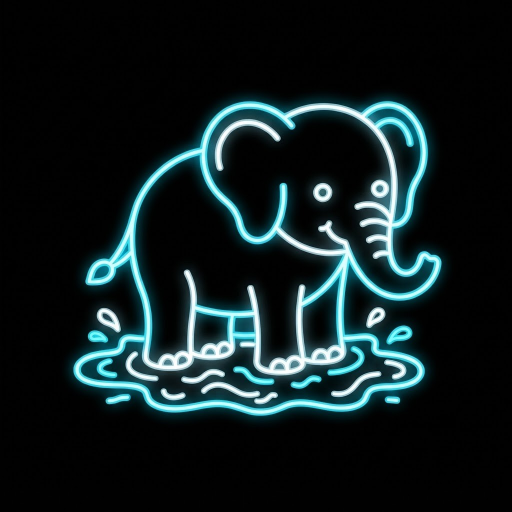
#> input picture sdk/examples/media/gen/elephant_line.jpg, 1024 x 1024 px (shown at 1/2 size)
$ python -i plate.py   (imports and definitions only)
#> lines starting #> are read from the running program, lines starting #| are printed output that depends on the picture; after the words box and inside, x2 and y2 are one past the last pixel; in counts of white or black regions, pixels touching at a corner belong together
### sdk/mograph/motion/toonface/geom.py
"""
toonface.geom — the 3D head frame every feature is attached to.

Canonical face space (u, v) is measured in head radii on the FRONT of a unit sphere: u → screen-right at front view,
v ↓.  A feature is NEVER stored as pixels: it is a set of canonical points lifted onto the sphere (z = sqrt(1-u²-v²)),
rotated by yaw / pitch / roll and orthographically projected.

  wrap(uv)          per-point surface projection — brows, mouth, nose, cheek FX wrap around the skull
  local(anchor, ab) rigid "decal" through the Jacobian at an anchor, with the animator's foreshortening cheat
                    (min singular value ≥ cheat·max) — eyes keep a drawable shape even at 70° of yaw

yaw > 0 → the face turns toward screen-right.  pitch > 0 → looks down.  visibility(anchor) fades features that rotate
behind the head.
"""
from __future__ import annotations

import math
from dataclasses import dataclass, field

import numpy as np


# [8 lines left out: function rot_matrix, not called in this run]


@dataclass
class HeadFrame:
    cx: float
    cy: float
    R: float
    yaw: float = 0.0
    pitch: float = 0.0
    roll: float = 0.0
    sx: float = 1.0
    sy: float = 1.0
    depth: float = 1.0
    cheat: float = 0.46
    _rot: np.ndarray = field(default=None, repr=False)

    def __post_init__(self) -> None:
        self._rot = rot_matrix(self.yaw, self.pitch, self.roll)

    # [20 lines left out: functions replace, lift, not called in this run]

    def rotate(self, pts3: np.ndarray) -> np.ndarray:
        return pts3 @ self._rot.T

    def to_screen(self, q: np.ndarray) -> np.ndarray:
        return np.c_[self.cx + self.R * q[:, 0], self.cy + self.R * q[:, 1]]

    def wrap(self, uv, bulge: float = 0.0):
        q = self.rotate(self.lift(uv, bulge))
        return self.to_screen(q), q[:, 2]

    def normal_z(self, uv) -> float:
        _, z = self.wrap(np.asarray(uv, float).reshape(1, 2))
        return float(z[0])

    def visibility(self, uv, lo: float = -0.05, hi: float = 0.22) -> float:
        return float(np.clip((self.normal_z(uv) - lo) / (hi - lo), 0.0, 1.0))

    # [17 lines left out: functions jacobian, decal, not called in this run]

    def local(self, anchor_uv, ab, cheat: float | None = None) -> np.ndarray:
        o, M = self.decal(anchor_uv, cheat)
        return o[None, :] + np.asarray(ab, float).reshape(-1, 2) @ M.T


def fit_circle(pts: np.ndarray) -> tuple[float, float, float]:
    x, y = pts[:, 0].astype(float), pts[:, 1].astype(float)
    A = np.c_[2 * x, 2 * y, np.ones_like(x)]
    (a, c, d), *_ = np.linalg.lstsq(A, x * x + y * y, rcond=None)
    return float(a), float(c), float(math.sqrt(max(d + a * a + c * c, 1e-6)))

### sdk/mograph/motion/toonface/plate.py
"""
toonface.plate — turn ANY flat-colour toon character image into a face rig.  No per-character templates.

    rig = analyze(img_bgr, style=None, search_box=None)   →  PlateRig(clean, fill, head, style, eyes, info)

Pipeline (eye-seeded, character-agnostic)
  1. eyes        white blobs (low saturation, very bright) that are compact AND ringed by ink → best horizontal pair
                 (one eye is accepted too: profile views)
  2. skin        colour sampled on the cheek just below the eye pair; face skin = the connected region of that colour
                 (hair of a similar cream colour is rejected by the tight colour distance + connectivity)
  3. face fill   skin closed + holes filled + eye blobs inside the skin hull (in 3/4 the far eye touches the contour)
  4. clean plate every interior feature (eyes, brows, nose, mouth) repainted with skin; ink that is connected to the
                 eye outlines but escapes the face (lash wings, eye outline merged with the contour) is inpainted and
                 the face contour is re-inked from the skin hull — hair curls over the forehead survive untouched
  5. head sphere Kåsa circle fit of the cheek / chin contour → cx, cy, R
  6. yaw         least-squares fit of the projected canonical eye pair to the detected eye centres (grid search),
                 roll from the eye line (damped)
  7. style       palette + proportions in head radii, lash detection (front-ish views only, or when no style given)
"""
from __future__ import annotations

import math
from dataclasses import dataclass, field

import cv2
import numpy as np
from scipy import ndimage as ndi

from .geom import HeadFrame, fit_circle
from .style import ToonStyle, bgr2rgb01


@dataclass
class PlateRig:
    clean: np.ndarray
    fill: np.ndarray                  # uint8 0/1 face area (skin + feature holes)
    head: HeadFrame
    style: ToonStyle
    eyes: list = field(default_factory=list)       # [(x, y, w, h, cx, cy)]
    info: dict = field(default_factory=dict)
    occluder: np.ndarray = None       # bool, plate pixels (hair curls) that stay IN FRONT of the drawn face


def _white(img: np.ndarray) -> np.ndarray:
    hsv = cv2.cvtColor(img, cv2.COLOR_BGR2HSV)
    return ((hsv[:, :, 1] < 28) & (hsv[:, :, 2] > 232)).astype(np.uint8)


def find_eyes(img: np.ndarray, region: np.ndarray) -> list:
    sm = cv2.medianBlur(img, 3)
    gray = cv2.cvtColor(sm, cv2.COLOR_BGR2GRAY)
    wm = _white(sm) & region
    n, lbl, st, ce = cv2.connectedComponentsWithStats(wm, connectivity=4)
    area_r = float(region.sum())
    cands = []
    for i in range(1, n):
        x, y, w, h, a = st[i]
        if a < 40 or a > 0.06 * area_r:
            continue
        if a / float(w * h) < 0.42 or not (0.35 < h / float(w) < 3.2):
            continue
        blob = (lbl[max(0, y - 6):y + h + 6, max(0, x - 6):x + w + 6] == i).astype(np.uint8)
        ring = cv2.dilate(blob, np.ones((7, 7), np.uint8)) - blob
        g = gray[max(0, y - 6):y + h + 6, max(0, x - 6):x + w + 6]
        if ring.sum() == 0 or (g[ring > 0] < 130).mean() < 0.15:
            continue
        cands.append((int(x), int(y), int(w), int(h), float(ce[i][0]), float(ce[i][1]), int(a)))
    best, best_s = None, -1.0
    for i in range(len(cands)):
        for j in range(i + 1, len(cands)):
            a, b = cands[i], cands[j]
            mh, mw = max(a[3], b[3]), 0.5 * (a[2] + b[2])
            dy, dx = abs(a[5] - b[5]), abs(a[4] - b[4])
            if dy > 0.6 * mh or not (0.8 * mw < dx < 4.5 * mw):
                continue
            s = a[6] + b[6] - 4.0 * dy
            if s > best_s:
                best, best_s = (a, b), s
    if best:
        return sorted([e[:6] for e in best], key=lambda e: e[4])
    if cands:
        return [max(cands, key=lambda e: e[6])[:6]]
    return []


# [18 lines left out: function _fit_yaw, not called in this run]


def analyze(img: np.ndarray, style: ToonStyle | None = None, search_box=None, measure_style: bool | None = None,
            skin_tol: float = 22.0) -> PlateRig:
    H, W = img.shape[:2]
    if search_box is None:
        search_box = (0, 0, W, int(H * 0.65))
    x0, y0, x1, y1 = [int(v) for v in search_box]
    region = np.zeros((H, W), np.uint8)
    region[y0:y1, x0:x1] = 1
    sm = cv2.medianBlur(img, 3)
    gray = cv2.cvtColor(sm, cv2.COLOR_BGR2GRAY)
    eyes = find_eyes(img, region)
    if not eyes:
        raise ValueError("no eyes found in the search box")
    # ---- 2. skin from the cheek below the eyes
    ey_bot = max(e[1] + e[3] for e in eyes)
    eh = float(np.mean([e[3] for e in eyes]))
    sx = int(np.mean([e[4] for e in eyes]))
    sy = int(min(H - 1, ey_bot + 0.45 * eh))
    patch = sm[max(0, sy - 6):sy + 7, max(0, sx - 14):sx + 15].reshape(-1, 3)
    patch = patch[cv2.cvtColor(patch.reshape(-1, 1, 3), cv2.COLOR_BGR2GRAY).ravel() > 150]
    if len(patch) == 0:
        raise ValueError("cheek sample failed")
    skin = np.median(patch, axis=0)
    dist = np.linalg.norm(sm.astype(np.float32) - skin[None, None].astype(np.float32), axis=2)
    skm = ((dist < skin_tol) & (region > 0)).astype(np.uint8)
    n, lbl = cv2.connectedComponents(skm, connectivity=4)
    ys_s, xs_s = np.where(skm[max(0, sy - 10):sy + 11, max(0, sx - 30):sx + 31] > 0)
    if len(ys_s) == 0:
        raise ValueError("skin component not found")
    k = np.argmin((ys_s - 10) ** 2 + (xs_s - 30) ** 2)
    face_skin = lbl == lbl[max(0, sy - 10) + ys_s[k], max(0, sx - 30) + xs_s[k]]
    # ---- 3. face fill
    sealed = cv2.morphologyEx(face_skin.astype(np.uint8), cv2.MORPH_CLOSE,
                              cv2.getStructuringElement(cv2.MORPH_ELLIPSE, (7, 7)))
    cs, _ = cv2.findContours(face_skin.astype(np.uint8), cv2.RETR_EXTERNAL, cv2.CHAIN_APPROX_NONE)
    hull_pts = cv2.convexHull(max(cs, key=cv2.contourArea))
    hull = np.zeros((H, W), np.uint8)
    cv2.drawContours(hull, [hull_pts], -1, 1, -1)
    eye_m = np.zeros((H, W), np.uint8)
    for e in eyes:
        x, y, w, h = e[:4]
        cv2.ellipse(eye_m, (int(e[4]), int(e[5])), (int(w * 0.5) + 3, int(h * 0.5) + 3), 0, 0, 360, 1, -1)
    fill = ndi.binary_fill_holes((sealed > 0) | ((eye_m > 0) & (hull > 0)))
    holes = fill & ~face_skin
    # ---- 4. clean plate
    guard = cv2.dilate((~fill).astype(np.uint8), np.ones((5, 5), np.uint8)) > 0
    erase = (cv2.dilate(holes.astype(np.uint8), np.ones((3, 3), np.uint8)) > 0) & fill & ~guard
    clean = img.copy()
    clean[erase] = skin.astype(np.uint8)
    # ink escaping the face but connected to an eye outline (lash wings, merged outlines)
    dark = (gray < 125).astype(np.uint8)
    zone = np.zeros((H, W), np.uint8)
    for e in eyes:
        x, y, w, h = e[:4]
        cv2.rectangle(zone, (int(x - 0.5 * w), int(y - 0.6 * h)), (int(x + 1.5 * w), int(y + 1.15 * h)), 1, -1)
    eye_ring = cv2.dilate(eye_m, np.ones((5, 5), np.uint8))
    nd, ld = cv2.connectedComponents(dark & zone, connectivity=8)
    touch = np.unique(ld[(eye_ring > 0) & (ld > 0)])
    rem = np.isin(ld, touch[touch > 0]) & ~erase
    # protect ONLY the real face outline (band around the convex hull), not the skin-mask border:
    # lash bands / far-eye outlines merged with the skin border are features and must go
    th = max(2, int(round(_contour_thickness(gray, hull))))
    hedge = cv2.morphologyEx(hull, cv2.MORPH_GRADIENT, np.ones((3, 3), np.uint8))
    band = cv2.dilate(hedge, np.ones((2 * th + 1, 2 * th + 1), np.uint8)) > 0
    eye_big = cv2.dilate(eye_m, np.ones((7, 7), np.uint8)) > 0
    rem |= eye_big & ~erase
    rem &= ~band
    if rem.any():
        rem_d = (cv2.dilate(rem.astype(np.uint8), np.ones((3, 3), np.uint8)) > 0) & ~band
        inside = rem_d & (hull > 0)
        clean[inside] = skin.astype(np.uint8)
        outside = (rem_d & ~(hull > 0)).astype(np.uint8)
        if outside.any():
            clean = cv2.inpaint(clean, cv2.dilate(outside, np.ones((3, 3), np.uint8)), 5, cv2.INPAINT_TELEA)
    # whatever ink of an eye survived ON the outline band is repainted as a clean outline
    band_eye = band & (cv2.dilate(rem.astype(np.uint8), np.ones((2 * th + 3, 2 * th + 3), np.uint8)) > 0)
    if band_eye.any():
        ink_bgr = np.median(img[(gray < 70) & band], axis=0) if ((gray < 70) & band).any() else np.array([20, 30, 55])
        tmp = clean.copy()
        tmp[band_eye] = skin.astype(np.uint8)
        hp = hull_pts.reshape(-1, 1, 2)
        cv2.polylines(tmp, [hp], True, [int(v) for v in ink_bgr], th, cv2.LINE_AA)
        clean[band_eye] = tmp[band_eye]
    fill = (fill | (hull > 0)).astype(bool)
    # hair occluder: hair-coloured pixels (and their ink) inside the face hull, above the eyes
    hair_col = None
    top_band = sm[max(0, int(np.where(hull > 0)[0].min()) - 8):int(np.where(hull > 0)[0].min()) + 2]
    hb = top_band.reshape(-1, 3).astype(float)
    hb = hb[(np.linalg.norm(hb - skin, axis=1) > 12) & (hb.mean(1) > 170)]
    occ = np.zeros((H, W), bool)
    if len(hb) > 10:
        hair_col = np.median(hb, axis=0)
        hd = np.linalg.norm(sm.astype(np.float32) - hair_col[None, None].astype(np.float32), axis=2) < 20
        eye_top = min(e[1] for e in eyes)
        ycut = np.zeros((H, W), bool)
        ycut[:int(eye_top), :] = True
        occ = hd & (hull > 0) & ycut & ~face_skin
        occ = cv2.dilate(occ.astype(np.uint8), np.ones((2 * th + 1, 2 * th + 1), np.uint8)) > 0
        occ &= ~face_skin & ycut
    # ---- 5. head sphere
    cnt = hull_pts.reshape(-1, 2)
    ccs, _ = cv2.findContours(fill.astype(np.uint8), cv2.RETR_EXTERNAL, cv2.CHAIN_APPROX_NONE)
    cnt = max(ccs, key=cv2.contourArea).reshape(-1, 2)
    eye_y = float(np.mean([e[5] for e in eyes]))
    low = cnt[cnt[:, 1] > eye_y + 0.25 * (cnt[:, 1].max() - eye_y)]
    cx, cy, R = fit_circle(low if len(low) > 20 else cnt)
    fw = float(np.ptp(cnt[:, 0]))
    R = float(np.clip(R, 0.42 * fw, 0.72 * fw))
    st0 = style or ToonStyle()
    if measure_style is None:
        measure_style = style is None
    eye_v = (eye_y - cy) / R
    yaw, eye_u = _fit_yaw(eyes, cx, R, st0.face_depth, None if measure_style else st0.eye_u, eye_v)
    roll = 0.0
    if len(eyes) == 2:
        ang = math.atan2(eyes[1][5] - eyes[0][5], eyes[1][4] - eyes[0][4])
        roll = float(np.clip(0.5 * ang, -0.15, 0.15))
    info = {"skin_bgr": skin.tolist(), "yaw_deg": round(math.degrees(yaw), 1), "roll_deg": round(math.degrees(roll), 1),
            "R": round(R, 1)}
    st_out = st0.copy()
    if measure_style:
        st_out = _measure(img, gray, st0, eyes, holes, fill, skin, cx, cy, R, yaw, eye_u, eye_v, info)
    head = HeadFrame(cx, cy, R, yaw=yaw, roll=roll, depth=st_out.face_depth, cheat=st_out.cheat)
    return PlateRig(clean=clean, fill=fill.astype(np.uint8), head=head, style=st_out, eyes=eyes, info=info,
                    occluder=occ)


def _contour_thickness(gray, hull) -> float:
    edge = cv2.morphologyEx(hull, cv2.MORPH_GRADIENT, np.ones((3, 3), np.uint8))
    band = cv2.dilate(edge, np.ones((9, 9), np.uint8)) > 0
    d = (gray < 110) & band
    if d.sum() == 0:
        return 2.0
    dt = cv2.distanceTransform(d.astype(np.uint8), cv2.DIST_L2, 3)
    return float(np.clip(2.0 * np.percentile(dt[d], 90), 1.5, 8.0))


# [70 lines left out: functions _measure, mirror, not called in this run]

>>> import cv2
>>> picture = cv2.imread('../../../examples/media/gen/elephant_line.jpg')
#> picture is the input picture: shape (1024, 1024, 3); mean B, G, R 32.7, 31, 17.6
>>> result = analyze(picture)
#> in _white, `return ((hsv[:, :, 1] < 28) & (hsv[:, :, 2] > 232)).astype(np.uint8)`:
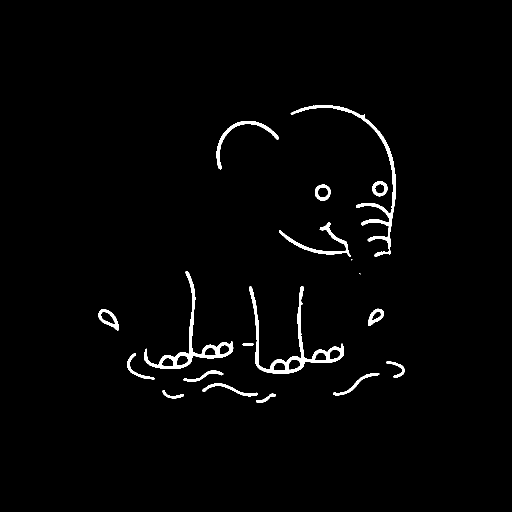
#> returned value: shape (1024, 1024) (shown at 1/2 size); values 0 (black) and 1 (white), 1.8% white; 19 white regions (2 under 20 px), largest, box (x1, y1, x2, y2) and area: (498, 572, 688, 748) 4130, (581, 210, 792, 514) 3687, (289, 542, 467, 738) 3503
#> in find_eyes, `wm = _white(sm) & region`:
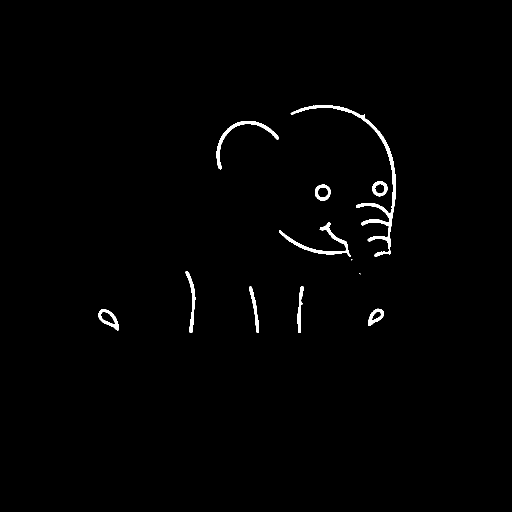
#> wm: shape (1024, 1024) (shown at 1/2 size); values 0 (black) and 1 (white), 0.98% white; 12 white regions (2 under 20 px), largest, box (x1, y1, x2, y2) and area: (581, 210, 792, 514) 3687, (558, 444, 701, 514) 1442, (433, 242, 558, 339) 1277
#> in find_eyes, `n, lbl, st, ce = cv2.connectedComponentsWithStats(wm, connectivity=4)`: n = 13; st = 13 rows, first 6: [0, 0, 1024, 1024, 1038277], [581, 210, 211, 304, 3687], [433, 242, 125, 97, 1277], [744, 362, 31, 31, 466], [630, 369, 32, 32, 485], [558, 444, 143, 70, 1442]; ce = 13 rows, first 8: [510.5, 512.2], [740.7, 355.6], [480.1, 272], [759, 376.6], [644.9, 384.7], [640.8, 485], [702.8, 518.8], [383.1, 601.7]
#> in find_eyes, `area_r = float(region.sum())`: area_r = 680960
#> the loop in find_eyes, `for i in range(1, n):` made 12 passes
#> (x, y, w, h, a) on passes 1 to 8: (581, 210, 211, 304, 3687), (433, 242, 125, 97, 1277), (744, 362, 31, 31, 466), (630, 369, 32, 32, 485), (558, 444, 143, 70, 1442), (702, 518, 3, 3, 6), (371, 542, 20, 123, 740), (719, 546, 2, 3, 4)
#> after the loop in find_eyes, `for i in range(1, n):`:
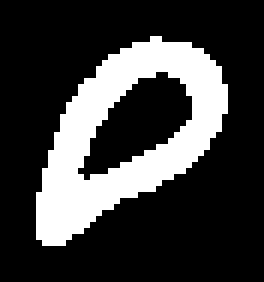
#> blob: shape (47, 44) (shown 6 times larger); values 0 (black) and 1 (white), 23.9% white; 1 white region, box (x1, y1, x2, y2) and area: (6, 6, 38, 41) 494
#> after the loop in find_eyes, `for i in range(1, n):`: cands = [(744, 362, 31, 31, 759, 376.6, 466), (630, 369, 32, 32, 644.9, 384.7, 485), (736, 617, 32, 35, 750.4, 633.3, 494)]
#> the loop in find_eyes, `for i in range(len(cands)):` made 3 passes
#> after the loop in find_eyes, `for i in range(len(cands)):`: best = ((744, 362, 31, 31, 759, 376.6, 466), (630, 369, 32, 32, 644.9, 384.7, 485)); best_s = 918.6
#> in analyze, `eyes = find_eyes(img, region)`: eyes = [(630, 369, 32, 32, 644.9, 384.7), (744, 362, 31, 31, 759, 376.6)]
#> in analyze, `ey_bot = max(e[1] + e[3] for e in eyes)`: ey_bot = 401
#> in analyze, `eh = float(np.mean([e[3] for e in eyes]))`: eh = 31.5
#> in analyze, `sx = int(np.mean([e[4] for e in eyes]))`: sx = 701
#> in analyze, `sy = int(min(H - 1, ey_bot + 0.45 * eh))`: sy = 415
#> in analyze, `patch = sm[max(0, sy - 6):sy + 7, max(0, sx - 14):sx + 15].reshape(-1,..`: patch = 377 rows, first 8: [2, 2, 2], [0, 2, 2], [0, 2, 1], [2, 3, 2], [3, 4, 2], [3, 4, 2], [4, 5, 2], [5, 6, 2]
#> in analyze, `patch = patch[cv2.cvtColor(patch.reshape(-1, 1, 3), cv2.COLOR_BGR2GRAY..`: patch = 62 rows, first 8: [189, 185, 166], [192, 192, 168], [196, 193, 172], [208, 204, 185], [227, 221, 202], [245, 238, 221], [189, 185, 166], [196, 192, 172]
#> in analyze, `skin = np.median(patch, axis=0)`: skin = [208, 204, 185]
#> in analyze, `skm = ((dist < skin_tol) & (region > 0)).astype(np.uint8)`:
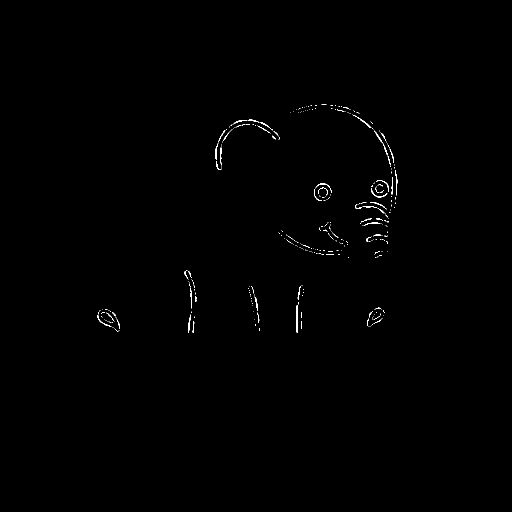
#> skm: shape (1024, 1024) (shown at 1/2 size); values 0 (black) and 1 (white), 0.32% white in thin lines or dots, all inside (x1, y1, x2, y2) = (194, 209, 795, 665)
#> in analyze, `n, lbl = cv2.connectedComponents(skm, connectivity=4)`: n = 541
#> in analyze, `ys_s, xs_s = np.where(skm[max(0, sy - 10):sy + 11, max(0, sx - 30):sx ..`: ys_s = 56 values from 0 to 12; xs_s = 56 values, max 60 at index 6, min 39 at index 20, mean 48.45
#> in analyze, `k = np.argmin((ys_s - 10) ** 2 + (xs_s - 30) ** 2)`: k = 22
#> in analyze, `cs, _ = cv2.findContours(face_skin.astype(np.uint8), cv2.RETR_EXTERNAL..`: cs = [[[710, 412], [710, 413]]]
#> in analyze, `hull_pts = cv2.convexHull(max(cs, key=cv2.contourArea))`: hull_pts = [[710, 413], [710, 412]]
#> the loop in analyze, `for e in eyes:` made 2 passes
#> (e, x, y, w, h) on passes 1 to 2: ((630, 369, 32, 32, 644.9, 384.7), 630, 369, 32, 32), ((744, 362, 31, 31, 759, 376.6), 744, 362, 31, 31)
#> in analyze, `dark = (gray < 125).astype(np.uint8)`:
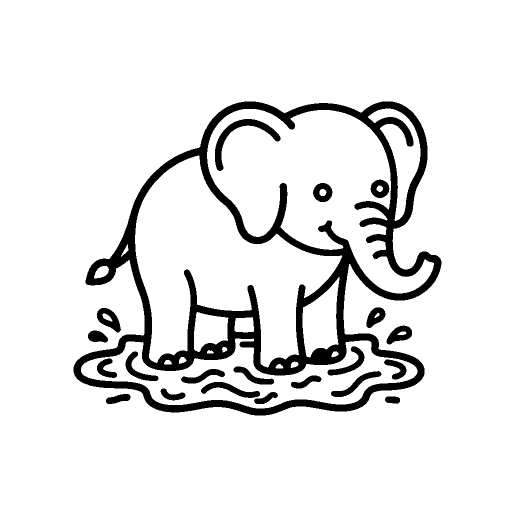
#> dark: shape (1024, 1024) (shown at 1/2 size); values 0 (black) and 1 (white), 90.2% white; 22 black regions (1 under 20 px), largest, box (x1, y1, x2, y2) and area: (147, 203, 883, 831) 82502, (430, 238, 561, 342) 2699, (402, 764, 520, 796) 1429
#> after the loop in analyze, `for e in eyes:`:
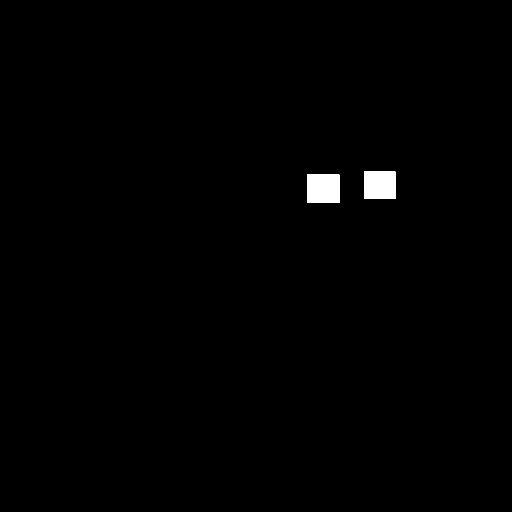
#> zone: shape (1024, 1024) (shown at 1/2 size); values 0 (black) and 1 (white), 0.68% white; 2 white regions, box (x1, y1, x2, y2) and area: (614, 349, 679, 406) 3705, (728, 343, 791, 398) 3465
#> in analyze, `nd, ld = cv2.connectedComponents(dark & zone, connectivity=8)`: nd = 5
#> in analyze, `touch = np.unique(ld[(eye_ring > 0) & (ld > 0)])`: touch = [1, 2, 3, 4]
#> in analyze, `th = max(2, int(round(_contour_thickness(gray, hull))))`: th = 4
#> in analyze, `hb = hb[(np.linalg.norm(hb - skin, axis=1) > 12) & (hb.mean(1) > 170)]`: hb = 979 rows, first 8: [223, 208, 87], [223, 210, 88], [226, 217, 110], [253, 252, 161], [255, 255, 188], [255, 255, 202], [255, 255, 203], [255, 255, 202]
#> in analyze, `hair_col = np.median(hb, axis=0)`: hair_col = [253, 253, 197]
#> in analyze, `hd = np.linalg.norm(sm.astype(np.float32) - hair_col[None, None].astyp..`:
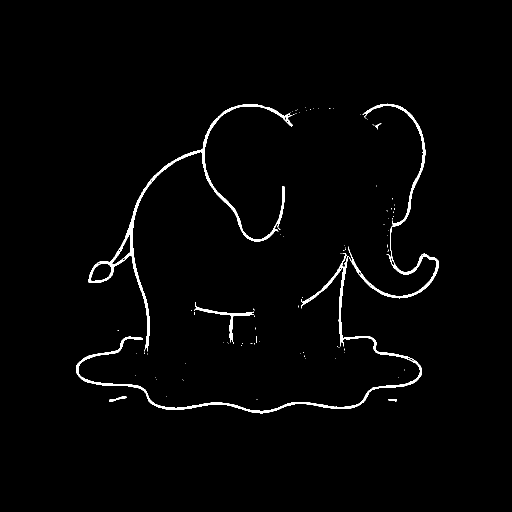
#> hd: shape (1024, 1024) bool (shown at 1/2 size); 1.7% white; 88 white regions (81 under 20 px), largest, box (x1, y1, x2, y2) and area: (176, 208, 585, 703) 6503, (152, 506, 844, 827) 6216, (696, 207, 878, 597) 3596
#> in analyze, `eye_top = min(e[1] for e in eyes)`: eye_top = 362
#> in analyze, `cnt = hull_pts.reshape(-1, 2)`: cnt = [[710, 413], [710, 412]]
#> in analyze, `ccs, _ = cv2.findContours(fill.astype(np.uint8), cv2.RETR_EXTERNAL, cv..`: ccs = [[[710, 412], [710, 413]]]
#> in analyze, `cnt = max(ccs, key=cv2.contourArea).reshape(-1, 2)`: cnt = [[710, 412], [710, 413]]
#> in analyze, `eye_y = float(np.mean([e[5] for e in eyes]))`: eye_y = 380.7
#> in analyze, `low = cnt[cnt[:, 1] > eye_y + 0.25 * (cnt[:, 1].max() - eye_y)]`: low = [[710, 412], [710, 413]]
#> in fit_circle, `x, y = pts[:, 0].astype(float), pts[:, 1].astype(float)`: x = [710, 710]; y = [412, 413]
#> in fit_circle, `A = np.c_[2 * x, 2 * y, np.ones_like(x)]`: A = [[1420, 824, 1], [1420, 826, 1]]
#> in fit_circle, `(a, c, d), *_ = np.linalg.lstsq(A, x * x + y * y, rcond=None)`: a = 235.2; c = 412.5; d = 0.166
#> in analyze, `cx, cy, R = fit_circle(low if len(low) > 20 else cnt)`: cx = 235.2; cy = 412.5; R = 474.8
#> in analyze, `fw = float(np.ptp(cnt[:, 0]))`: fw = 0
#> (the run stopped early here; a loop or call above may not have finished)
